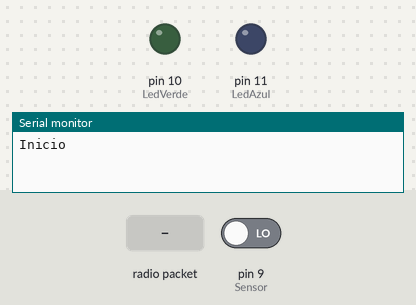
Bench run of a sketch on a simulated Arduino Uno, built with avr-gcc and run on an emulated ATmega328P. On the bench: output pins drawn as LEDs (lit = HIGH), the last lines printed to the serial monitor. The inputs (shaded band) are chosen by the test bench; at power-on: pin 9 (Sensor) LOW. No radio packets arrive unless stated.

Above: at 1.2 s.
1.3 s: radio packet "2" arrives
At 1.7 s:
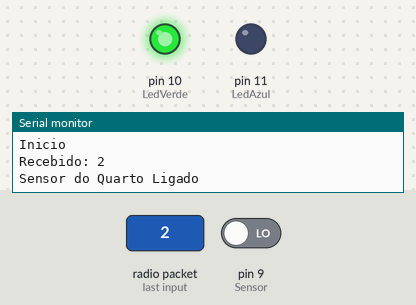
2.8 s: pin 9 (Sensor) driven HIGH
At 5.0 s:
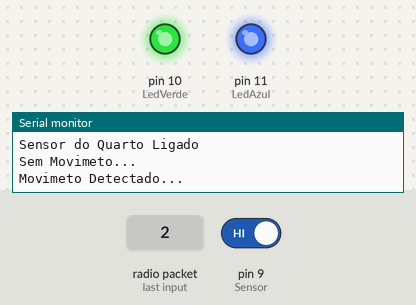
Timing chart, 0 to 11.8 s (numbered marks = the images above; inputs shaded):
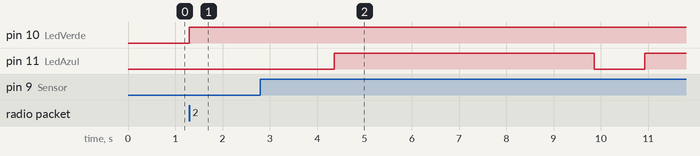

Measured:
- after the input at 1.3 s, pin 10 (LedVerde): LOW → HIGH at once
- after the input at 2.8 s, pin 11 (LedAzul): LOW → HIGH after 1.6 s, → LOW 5.5 s later, → HIGH 1.1 s later

The sketch:

ModuloSensor.ino
```cpp
#include <VirtualWire.h>

//Define pinos Led e Sensor
const int Sensor = 9;
const int LedAzul = 11;
const int LedVerde = 10;

// Transmissor
char Valor_CharMsg[4];

//Receptor
int valor_recebido_RF;
char recebido_RF_char[4];

//Variaveis
int valor_sensor;
int estado = 0;

//Metodos
void LsensorQ();
void DsensorQ();

void setup() {
  Serial.begin(9600);
  pinMode(Sensor,INPUT);
  pinMode(LedAzul,OUTPUT);
  pinMode(LedVerde, OUTPUT);
  //Pino ligado ao pino DATA do transmissor RF
  vw_set_tx_pin(8);
  //Pino ligado ao pino DATA do receptor RF
  vw_set_rx_pin(7);
  //Velocidade de comunicacao (bits por segundo)
  vw_setup(5000);
  //Inicia a recepcao
  vw_rx_start();
  Serial.println("Inicio");
}

void loop() {
    Receptor();
       //Quando o numero recebido for 2 liga sensor quarto
       if (valor_recebido_RF == 2){
          LsensorQ();
    }
       if (valor_recebido_RF == 3){
         DsensorQ();
    }
  }

void Receptor(){
    uint8_t buf[VW_MAX_MESSAGE_LEN];
    uint8_t buflen = VW_MAX_MESSAGE_LEN;

    if (vw_get_message(buf, &buflen)) {
    int i;
        for (i = 0; i < buflen; i++){

          //Armazena os caracteres recebidos
          recebido_RF_char[i] = char(buf[i]);
       }
       recebido_RF_char[buflen] = '\0';

       //Converte o valor recebido para integer
       valor_recebido_RF = atoi(recebido_RF_char);

       //Mostra no serial monitor o valor recebido
       Serial.print("Recebido: ");
       Serial.println(valor_recebido_RF);
    }
}

void LsensorQ(){
  //Verifica o estado do Sensor
  valor_sensor = digitalRead(Sensor);
  Serial.println("Sensor do Quarto Ligado");
  digitalWrite(LedVerde, HIGH);
  delay(1000);
  Serial.println("Sem Movimeto...");
    if (valor_sensor == 1){
    Serial.println("Movimeto Detectado...");
    estado = 0;
    //Converte valor para envio
    itoa(estado,Valor_CharMsg,10);
    //Envio dos dados
    vw_send((uint8_t *)Valor_CharMsg, strlen(Valor_CharMsg));
    //Aguarda envio dos dados
    vw_wait_tx();
    digitalWrite(LedVerde, HIGH);
    digitalWrite(LedAzul, HIGH);
    delay(5000);
    Serial.print("Valor enviado: ");
    Serial.println(Valor_CharMsg);
    delay(500);
    digitalWrite(LedAzul, LOW);
  }
}

void DsensorQ(){
  Serial.println("Sensor do Quarto Desligado");
  delay(1000);
  digitalWrite(LedAzul, LOW);
  digitalWrite(LedVerde, LOW);
}
```
